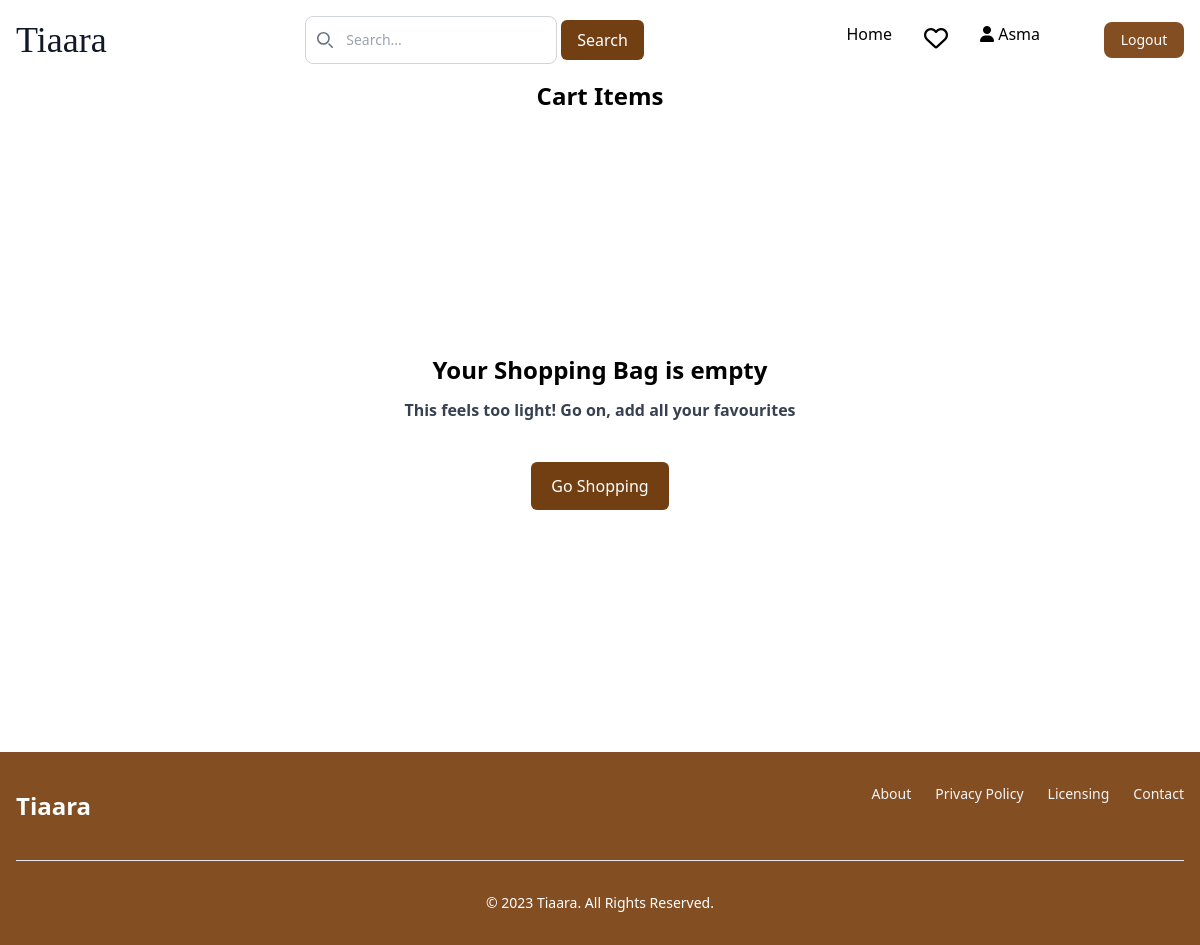
Page /cart/ (signed in) on the earlier database version.
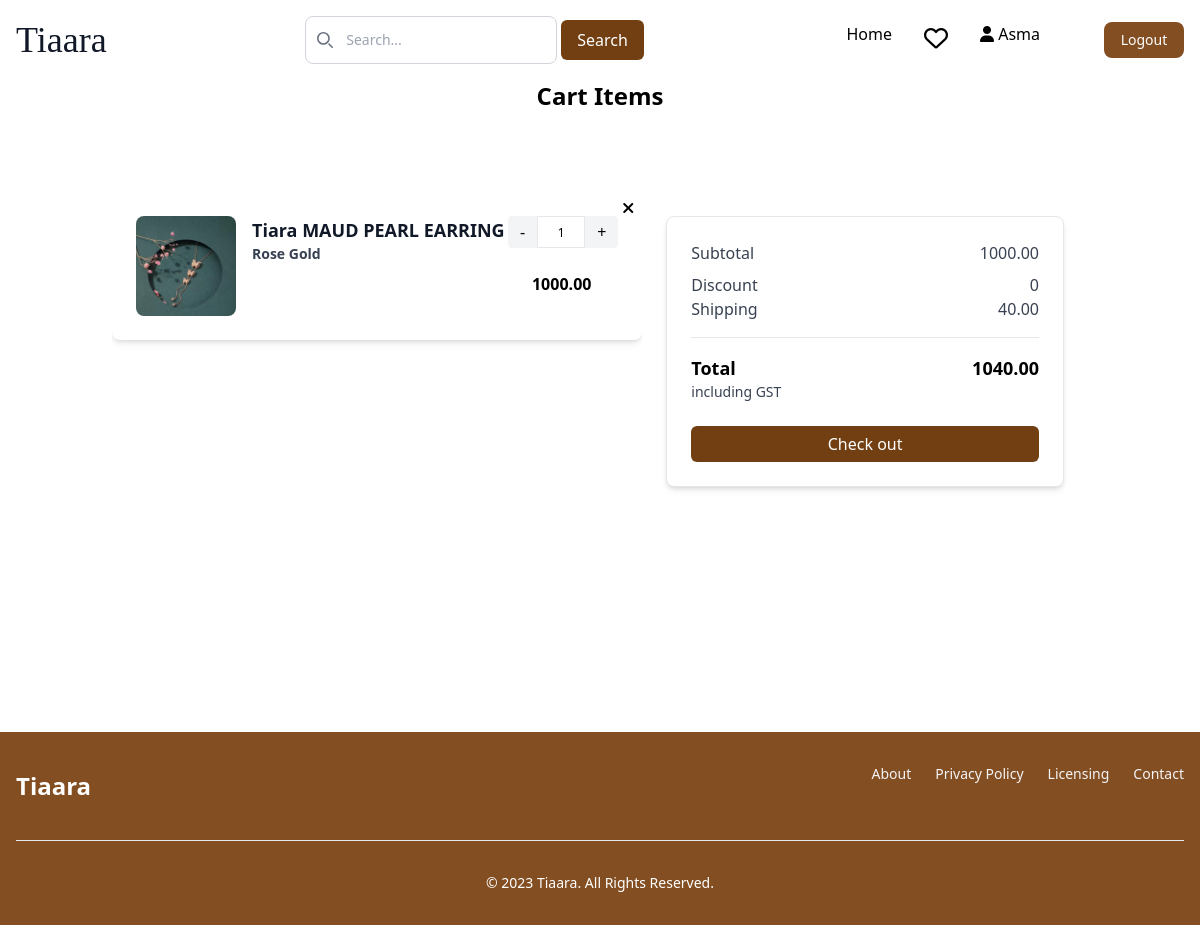
Same page on the later database version.
### cart/models.py (models this page shows)
class CartItem(models.Model):
    cart = models.ForeignKey(Cart, on_delete=models.CASCADE)
    variant = models.ForeignKey(Variant, on_delete=models.CASCADE)
    quantity = models.PositiveIntegerField(default=1)

class Cart(models.Model):
    user = models.OneToOneField(Custom_user, on_delete=models.CASCADE)
    is_paid = models.BooleanField(default=False)
    total=models.DecimalField(max_digits=10,decimal_places=2, default=0)
    discnt=models.DecimalField(max_digits=10,decimal_places=2, default=0)
    total_quantity=models.IntegerField(default=0)
    shipping_charge=models.DecimalField(default=40, decimal_places=2, max_digits=10)
    grand_total=models.DecimalField(max_digits=10,decimal_places=2, default=0)
    def summarycart(self):
        cartitems = self.cartitem_set.all()
        t=sum(Decimal(item.variant.price) * item.quantity for item in cartitems)
        total = sum(Decimal(item.variant.discount_price) * item.quantity for item in cartitems)
        total_quantity = sum(item.quantity for item in cartitems)
        Grand_total = total + Decimal(self.shipping_charge)- Decimal(self.discnt)
        self.total = total
        self.grand_total = Grand_total
        self.total_quantity = total_quantity
        self.save()

### adminapp/models.py (models this page shows, shortened)
class Variant(models.Model):
    color=models.CharField(max_length=50, default="None")
    product=models.ForeignKey(Product, on_delete=models.CASCADE, related_name='variants')
    price = models.DecimalField(default=0, max_digits=7, decimal_places=2)
    stock=models.IntegerField(default=0)
    img1=models.ImageField(upload_to='product_images',blank=True)
    img2=models.ImageField(upload_to='product_images',blank=True)
    img3=models.ImageField(upload_to='product_images',blank=True)
    img4=models.ImageField(upload_to='product_images',blank=True)
    active=models.BooleanField(default=True)
    discount_price = models.DecimalField(default=0, max_digits=7, decimal_places=2)

class Product(models.Model):
    productname=models.CharField(max_length=50)
    category=models.ForeignKey(Category,on_delete=models.CASCADE)
    details=models.CharField(max_length=100, default='None')
    description=models.TextField()
    active = models.BooleanField(null=True, blank=True)
    offer = models.ForeignKey(ProductOffer, on_delete=models.SET_NULL, null=True, blank=True)

### cart/views.py (the view)
# urls.py: path('',views.cart, name='cart'),
@login_required(login_url='login')
def cart(request):
    user = request.user
    cart, created = Cart.objects.get_or_create(user=user, is_paid=False)
    cart.discnt=0
    cart.summarycart()
    cartitems = CartItem.objects.filter(cart=cart)
    count = cartitems.count()
    cart.discnt=0
    return render(request, 'user/cart.html', {'cartitems': cartitems, 'cart': cart, 'count': count})

### templates/user/cart.html (shortened to what the changed rows need)
{% extends 'base.html' %}
{% block content %}
<body  style="height:600px;">
    <h1 class="mb-10 text-center text-2xl font-bold">Cart Items</h1>
        {% if cartitems %}
        <div class="flex-col justify-between max-full-screen overflow-y-auto p-10">
        <div class="mx-auto max-w-5xl flex flex-col md:flex-row justify-between px-6 xl:px-0">
            <div class="flex-col md:w-2/3 max-full-screen overflow-y-auto" style="height:500px;">
                {% for cart in cartitems %}
                    <div class="mb-6 rounded-lg bg-white p-6 shadow-md sm:flex sm:justify-start relative">
                        <a href="{% url 'remove_item' cart.id %}">  <i class="fa-solid fa-xmark absolute top-0 right-0 mt-2 mr-2"> </i> </a>
                        <img src="{{ cart.variant.img1.url }}" alt="product-image" class="rounded-lg sm:w-40" style="height:100px; width:100px;" />
                        <div class="sm:ml-4 sm:flex sm:w-full sm:justify-between">
                            <div class="mt-5 sm:mt-0">
                                <h2 class="text-lg font-bold text-gray-900">{{ cart.variant.product.productname }}</h2>
                                <h2 class="text-sm font-semibold text-gray-700">{{ cart.variant.color }}</h2>
                            </div>
                            <div class="mt-6 flex justify-between items-center sm:space-y-6 sm:mt-0 sm:block sm:space-x-6">
                                 <form method="POST" action="{% url 'update_quantity' cart.id %}">
                                    <div class="flex border-gray-100">
                                        <button type="submit" class="cursor-pointer rounded-l bg-gray-100 py-1 px-3 duration-100 hover:bg-blue-500 hover:text-blue-50" name="action" value="decrement"> - </button>
                                        <input
                                        class="h-8 w-12 border bg-white text-left text-xs outline-none" style="text-align: center;"
                                        name="quantity"
                                        value="{{ cart.quantity }}"
                                        min="1"
                                        readonly
                                        />
                                        <button type="submit" class="cursor-pointer rounded-r bg-gray-100 py-1 px-3 duration-100 hover:bg-blue-500 hover:text-blue-50" name="action" value="increment"> + </button>
                                    </div>
                                </form>
                                <div class="flex items-center space-x-4">
                                    <h2 class="font-semibold">{{ cart.variant.discount_price }}</h2>
                                </div>
                            </div>
                        </div>
                    </div>
                {% endfor %}
            </div>
            <div class="sm:w-1 md:w-1/2 lg:w-1/2 xl:w-1/2 m-6">
                <div class="bg-white p-6 rounded-lg border shadow-md">
                <div class="mb-2 flex justify-between">
                    <p class="text-gray-700">Subtotal</p>
                    <p class="text-gray-700">{{cart.total}}</p>
                </div>
                <div class="flex justify-between">
                    <p class="text-gray-700">Discount</p>
                    <p class="text-gray-700">{{cart.discnt}}</p>
                </div>
                <div class="flex justify-between">
                    <p class="text-gray-700">Shipping</p>
                    <p class="text-gray-700">{{cart.shipping_charge}}</p>
                </div>
                <hr class="my-4" />
                <div class="flex justify-between">
                    <p class="text-lg font-bold">Total</p>
                    <p class="text-lg font-bold">{{cart.grand_total}}</p>
                </div>
                <p class="text-sm text-gray-700">including GST</p>
                <a href="{% url 'address' %}">
                    <button class="mt-6 w-full rounded-md bg-yellow-900 py-1.5 font-medium text-white">Check out</button>
                </a>
            </div>
        </div>
    </div>
    </div>
    {% else %}
      <div class="flex flex-col justify-center items-center "style="height:600px;">
        <h2 class="text-2xl font-bold">Your Shopping Bag is empty</h2>
        <p class="text-gray-700 font-semibold mt-3">This feels too light! Go on, add all your favourites</p>
        <div class="m-10">
            <a href="{% url 'products' %}">
                <button class="w-full rounded-md bg-yellow-900 py-3 px-5 font-medium text-white">Go Shopping</button>
            </a>
        </div>
    </div>
    </div>
   {% endif %}
</body>
{% endblock content %}

Differences in the rows shown:
added CartItem: variant.img1 (picture), variant.product.productname "Tiara MAUD PEARL EARRING", variant.color "Rose Gold", quantity "1", variant.discount_price "1000.00"
now on this page (row edited): Cart: total "1000.00", discnt "0", shipping_charge "40.00", grand_total "1040.00"
Other differences:
text no longer shown: "Your Shopping Bag is empty This feels too light! Go on, add all your favourites Go Shopping"
text now shown: "Subtotal Discount Shipping Total including GST Check out"
